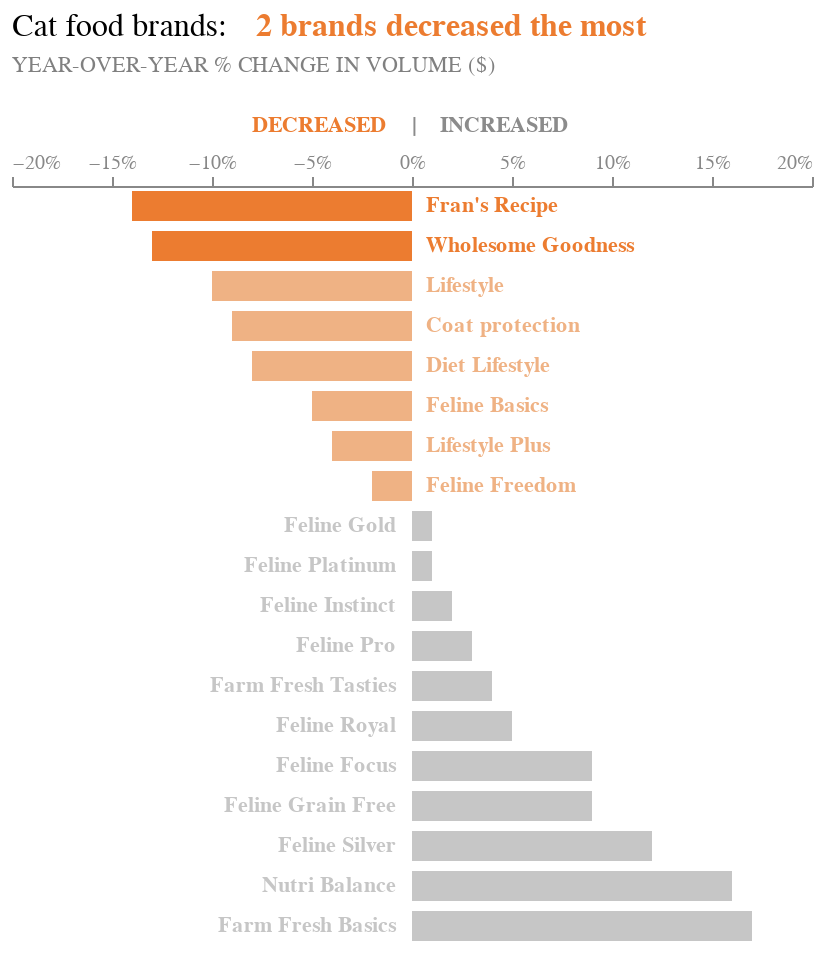

Write notebook code for a chart like this one.
### Markdown cell above
![Alt text](\Images\4_2d.png)

### Code cell
decreased_most = table.nsmallest(2, 'Change')
brands_decreased = decreased_most['Brands'].tolist()
conditions = [f'datum.Brands == "{brand}"' for brand in brands_decreased]
condition = f"({'|'.join(conditions)})"

positive_brands = table.loc[table['Change'] > 0, 'Brands'].unique()
positive_brands_list = positive_brands.tolist()

chart_oranges = alt.Chart(table).mark_bar( 
        size = 15
        ).encode(
    x = alt.X(
        "Change", 
        scale = alt.Scale(domain = [-0.20, 0.20]), 
        axis = alt.Axis(grid = False, orient = "top", 
                        labelColor = "#888888", titleColor = '#888888', 
                        titleFontWeight = 'normal', format = "%"),
        title = "DECREASED | INCREASED"
        ),
    y = alt.Y("Brands", sort = None, axis = None),
    color = alt.condition(condition, alt.value('#ec7c30'), alt.value('#efb284'))
)

chart_oranges2 = alt.Chart(table).mark_bar( 
        size = 15, color = '#c6c6c6', opacity = 1
        ).encode(
    x = alt.X(
        "Change", 
        scale = alt.Scale(domain = [-0.20, 0.20]), 
        axis = alt.Axis(grid = False, orient = "top", 
                        labelColor = "#888888", 
                        titleFontWeight = 'normal', format = "%"),
        title = None
        ),
    y = alt.Y("Brands", sort = None, axis = None),
).transform_filter(
    alt.FieldOneOfPredicate(field='Brands', oneOf = positive_brands_list)
    )

label1_oranges = alt.Chart(table.loc[table['Change'] < 0]).mark_text(align = 'left', fontWeight = 700).encode(
    x = alt.value(207),
    y = alt.Y('Brands', sort = None),
    text = alt.Text('Brands'),
    color = alt.condition(condition,
                          alt.value('#ec7c30'), 
                          alt.value('#efb284'))
    )


title_oranges = alt.Chart(
    {"values": [{"text":  [
        '2 brands decreased the most'
         ]}]}
).mark_text(size = 16, align = "left", dx = -78, dy = -270, fontWeight = 700, color = '#ec7c30').encode(
    text = "text:N"
)




decreased2 = chart_oranges + chart_oranges2 + label1_oranges + label2_bw + title_bw + title_oranges + subtitle_bw + decreased_orange + increased_gray

decreased2.properties(width = 400).configure_view(stroke = None)

### Figure 1 — Vega-Lite specification as saved in the notebook (floating-point values rounded to 4 significant figures)
{"config": {"view": {"continuousWidth": 300, "continuousHeight": 300, "stroke": null}}, "layer": [{"mark": {"type": "bar", "size": 15}, "encoding": {"color": {"condition": {"test": "(datum.Brands == \"Fran's Recipe\"|datum.Brands == \"Wholesome Goodness\")", "value": "#ec7c30"}, "value": "#efb284"}, "x": {"axis": {"format": "%", "grid": false, "labelColor": "#888888", "orient": "top", "titleColor": "#888888", "titleFontWeight": "normal"}, "field": "Change", "scale": {"domain": [-0.2, 0.2]}, "title": "DECREASED | INCREASED", "type": "quantitative"}, "y": {"axis": null, "field": "Brands", "sort": null, "type": "nominal"}}}, {"mark": {"type": "bar", "color": "#c6c6c6", "opacity": 1, "size": 15}, "encoding": {"x": {"axis": {"format": "%", "grid": false, "labelColor": "#888888", "orient": "top", "titleFontWeight": "normal"}, "field": "Change", "scale": {"domain": [-0.2, 0.2]}, "title": null, "type": "quantitative"}, "y": {"axis": null, "field": "Brands", "sort": null, "type": "nominal"}}, "transform": [{"filter": {"field": "Brands", "oneOf": ["Feline Gold", "Feline Platinum", "Feline Instinct", "Feline Pro", "Farm Fresh Tasties", "Feline Royal", "Feline Focus", "Feline Grain Free", "Feline Silver", "Nutri Balance", "Farm Fresh Basics"]}}]}, {"data": {"name": "data-0cc3663d469e54c83c8449d2705bfe37"}, "mark": {"type": "text", "align": "left", "fontWeight": 700}, "encoding": {"color": {"condition": {"test": "(datum.Brands == \"Fran's Recipe\"|datum.Brands == \"Wholesome Goodness\")", "value": "#ec7c30"}, "value": "#efb284"}, "text": {"field": "Brands", "type": "nominal"}, "x": {"value": 207}, "y": {"field": "Brands", "sort": null, "type": "nominal"}}}, {"data": {"name": "data-ec5f7c8dc3e548f95008aa754a246610"}, "mark": {"type": "text", "align": "right", "color": "#c6c6c6", "fontWeight": 700}, "encoding": {"text": {"field": "Brands", "type": "nominal"}, "x": {"value": 192}, "y": {"field": "Brands", "sort": null, "type": "nominal"}}}, {"data": {"name": "data-61ed60cd51bbea95a6d688536e3e2c35"}, "mark": {"type": "text", "align": "left", "color": "black", "dx": -200, "dy": -270, "fontWeight": "normal", "size": 16}, "encoding": {"text": {"field": "text", "type": "nominal"}}}, {"data": {"name": "data-f2ace38498b90b0158d20d3c1b3546ef"}, "mark": {"type": "text", "align": "left", "color": "#ec7c30", "dx": -78, "dy": -270, "fontWeight": 700, "size": 16}, "encoding": {"text": {"field": "text", "type": "nominal"}}}, {"data": {"name": "data-ba11cdcb5208607813ec99b1dd569bab"}, "mark": {"type": "text", "align": "left", "color": "gray", "dx": -200, "dy": -250, "fontWeight": "normal", "size": 11}, "encoding": {"text": {"field": "text", "type": "nominal"}}}, {"data": {"name": "data-3ecb015f60fd260c79b4fc4b31f64dd1"}, "mark": {"type": "text", "align": "left", "color": "#ec7c30", "dx": -80, "dy": -220, "fontWeight": 700, "size": 11}, "encoding": {"text": {"field": "text", "type": "nominal"}}}, {"data": {"name": "data-bb37a89b4f0b28651c604558da7ca904"}, "mark": {"type": "text", "align": "left", "color": "#8b8b8b", "dx": 0, "dy": -220, "fontWeight": 700, "size": 11}, "encoding": {"text": {"field": "text", "type": "nominal"}}}], "data": {"name": "data-9ee411e192bdf834e5a77b44a346fa8f"}, "width": 400, "$schema": "https://vega.github.io/schema/vega-lite/v5.15.1.json", "datasets": {"data-9ee411e192bdf834e5a77b44a346fa8f": [{"spacing for dot plot": 0, "Brands": "Fran's Recipe", "Change": -0.14}, {"spacing for dot plot": 1, "Brands": "Wholesome Goodness", "Change": -0.13}, {"spacing for dot plot": 2, "Brands": "Lifestyle", "Change": -0.1}, {"spacing for dot plot": 3, "Brands": "Coat protection", "Change": -0.09}, {"spacing for dot plot": 4, "Brands": "Diet Lifestyle", "Change": -0.08}, {"spacing for dot plot": 5, "Brands": "Feline Basics", "Change": -0.05}, {"spacing for dot plot": 6, "Brands": "Lifestyle Plus", "Change": -0.04}, {"spacing for dot plot": 7, "Brands": "Feline Freedom", "Change": -0.02}, {"spacing for dot plot": 8, "Brands": "Feline Gold", "Change": 0.01}, {"spacing for dot plot": 9, "Brands": "Feline Platinum", "Change": 0.01}, {"spacing for dot plot": 10, "Brands": "Feline Instinct", "Change": 0.02}, {"spacing for dot plot": 11, "Brands": "Feline Pro", "Change": 0.03}, {"spacing for dot plot": 12, "Brands": "Farm Fresh Tasties", "Change": 0.04}, {"spacing for dot plot": 13, "Brands": "Feline Royal", "Change": 0.05}, {"spacing for dot plot": 14, "Brands": "Feline Focus", "Change": 0.09}, {"spacing for dot plot": 15, "Brands": "Feline Grain Free", "Change": 0.09}, {"spacing for dot plot": 16, "Brands": "Feline Silver", "Change": 0.12}, {"spacing for dot plot": 17, "Brands": "Nutri Balance", "Change": 0.16}, {"spacing for dot plot": 18, "Brands": "Farm Fresh Basics", "Change": 0.17}], "data-0cc3663d469e54c83c8449d2705bfe37": [{"spacing for dot plot": 0, "Brands": "Fran's Recipe", "Change": -0.14}, {"spacing for dot plot": 1, "Brands": "Wholesome Goodness", "Change": -0.13}, {"spacing for dot plot": 2, "Brands": "Lifestyle", "Change": -0.1}, {"spacing for dot plot": 3, "Brands": "Coat protection", "Change": -0.09}, {"spacing for dot plot": 4, "Brands": "Diet Lifestyle", "Change": -0.08}, {"spacing for dot plot": 5, "Brands": "Feline Basics", "Change": -0.05}, {"spacing for dot plot": 6, "Brands": "Lifestyle Plus", "Change": -0.04}, {"spacing for dot plot": 7, "Brands": "Feline Freedom", "Change": -0.02}], "data-ec5f7c8dc3e548f95008aa754a246610": [{"spacing for dot plot": 8, "Brands": "Feline Gold", "Change": 0.01}, {"spacing for dot plot": 9, "Brands": "Feline Platinum", "Change": 0.01}, {"spacing for dot plot": 10, "Brands": "Feline Instinct", "Change": 0.02}, {"spacing for dot plot": 11, "Brands": "Feline Pro", "Change": 0.03}, {"spacing for dot plot": 12, "Brands": "Farm Fresh Tasties", "Change": 0.04}, {"spacing for dot plot": 13, "Brands": "Feline Royal", "Change": 0.05}, {"spacing for dot plot": 14, "Brands": "Feline Focus", "Change": 0.09}, {"spacing for dot plot": 15, "Brands": "Feline Grain Free", "Change": 0.09}, {"spacing for dot plot": 16, "Brands": "Feline Silver", "Change": 0.12}, {"spacing for dot plot": 17, "Brands": "Nutri Balance", "Change": 0.16}, {"spacing for dot plot": 18, "Brands": "Farm Fresh Basics", "Change": 0.17}], "data-61ed60cd51bbea95a6d688536e3e2c35": [{"text": ["Cat food brands:"]}], "data-f2ace38498b90b0158d20d3c1b3546ef": [{"text": ["2 brands decreased the most"]}], "data-ba11cdcb5208607813ec99b1dd569bab": [{"text": ["YEAR-OVER-YEAR % CHANGE IN VOLUME ($)"]}], "data-3ecb015f60fd260c79b4fc4b31f64dd1": [{"text": ["DECREASED"]}], "data-bb37a89b4f0b28651c604558da7ca904": [{"text": ["|    INCREASED"]}]}}
